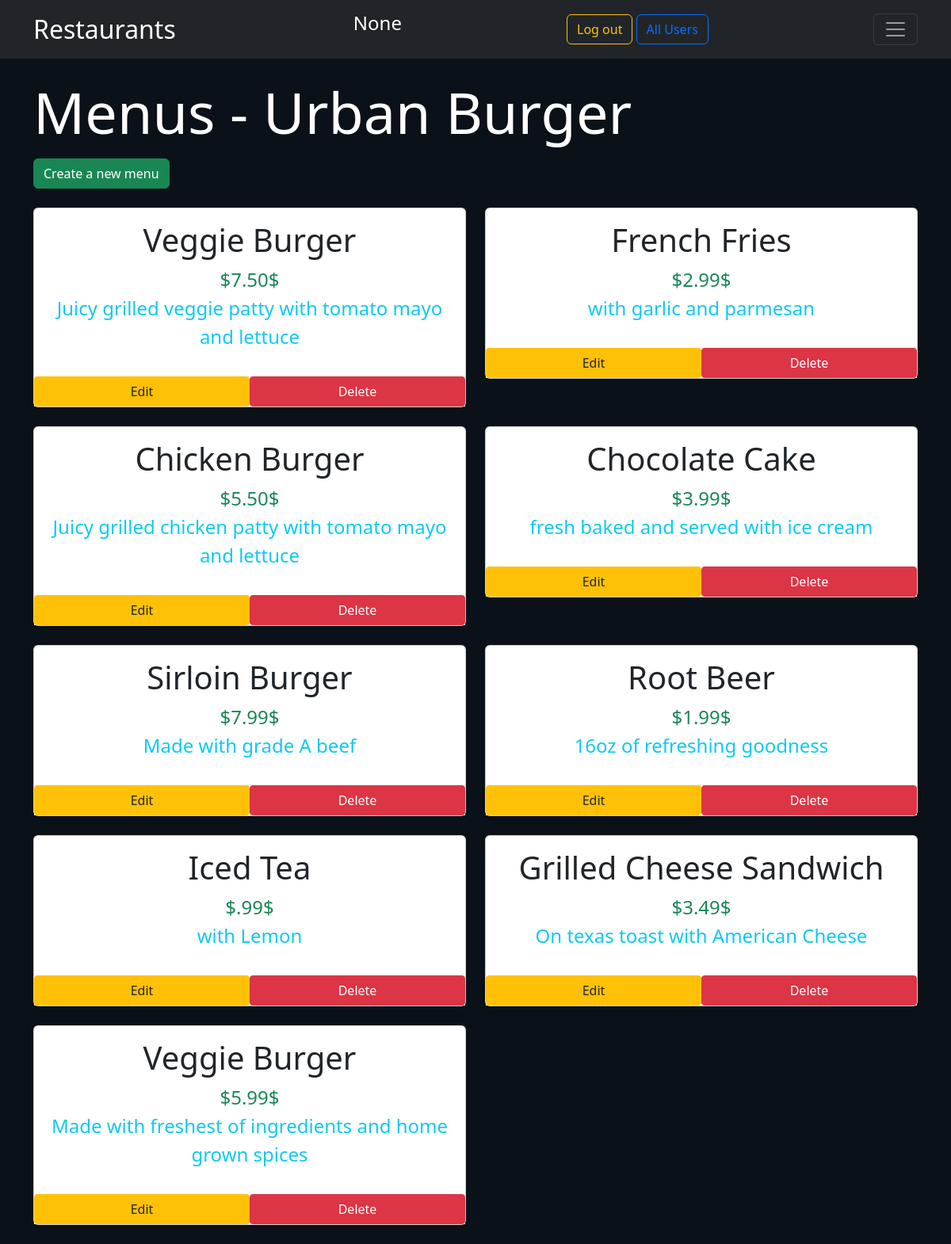
Page /restaurant/1/menu on the committed database.
### restaurants/sql/models.py (models this page shows, shortened)
class Restaurant(Base):
    __tablename__ = 'restaurant'
    id = Column(Integer, primary_key = True)
    name = Column(String(80), nullable = False)
    user_id = Column(Integer, ForeignKey('user.id'))
    user = relationship(User)

class Menu(Base):
    __tablename__ = 'menu_item'
    name = Column(String(80), nullable = False)
    id = Column(Integer, primary_key = True)
    course = Column(String(250))
    description = Column(String(250))
    price = Column(String(8))
    restaurant_id = Column(Integer, ForeignKey('restaurant.id'))
    restaurant = relationship(Restaurant)
    user_id = Column(Integer, ForeignKey('user.id'))
    user = relationship(User)

### restaurants/routes.py (the view)
@app.route('/restaurant/<int:restaurant_id>')
@app.route('/restaurant/<int:restaurant_id>/menu', methods=['GET'])
def showMenu(restaurant_id):
    try:
        restaurant = cursor.query(Restaurant).get(restaurant_id)
        menus = cursor.query(Menu).filter_by(restaurant_id=restaurant_id).all()
    except:
        return redirect(url_for('errorRestaurant', error='Retrieving menus or restaurant'))
    return render_template('menu.html', restaurant=restaurant, menus=menus, login=login, userLogged = session["name"] if "google_id" in session else None)

### restaurants/templates/menu.html
{% extends 'layout.html' %}
{% block content %}
    <div>
        <h1 class="display-2 text-white">Menus - {{restaurant.name}}</h1>
        <a role="button" class="btn btn-success btn-md text-white mt-2" href="{{url_for('newMenuItem', restaurant_id=restaurant.id)}}">Create a new menu</a>
    </div>
    <div class="row mt-4">
    {% if menus %}
        {% for menu in menus %}
        <div class="col-xl-6 mb-4">
            <div class="card">
            <div class="card-body" >
                    <h2 class="text-center fs-1">{{ menu.name }}</h2>
                    <p class="text-center text-success fs-4 mb-0 mt-1">{{menu.price}}$</p>
                    <p class="text-center text-info fs-4 mt-0">{{menu.description}}</p>
            </div>
            <div class="d-flex bg-light mb-0">
                <a
                class="btn btn-warning m-0 rounded-1 text-reset w-50"
                href="{{url_for('editMenuItem', restaurant_id=restaurant.id, menu_id=menu.id)}}"
                role="button"
                >Edit
                </a>
                <a
                class="btn btn-danger m-0 rounded-1 text-white w-50"
                href="{{url_for('deleteMenuItem', restaurant_id=restaurant.id, menu_id=menu.id)}}"
                role="button"
                >Delete</a>
            </div>
            </div>
        </div>
        {% endfor %}
    {% endif %}
    </div>
{% endblock %}

### rows in the picture
Restaurant: name "Urban Burger"
Menu: name "Veggie Burger", price "$7.50", description "Juicy grilled veggie patty with tomato mayo and lettuce"
Menu: name "French Fries", price "$2.99", description "with garlic and parmesan"
Menu: name "Chicken Burger", price "$5.50", description "Juicy grilled chicken patty with tomato mayo and lettuce"
Menu: name "Chocolate Cake", price "$3.99", description "fresh baked and served with ice cream"
Menu: name "Sirloin Burger", price "$7.99", description "Made with grade A beef"
Menu: name "Root Beer", price "$1.99", description "16oz of refreshing goodness"
Menu: name "Iced Tea", price "$.99", description "with Lemon"
Menu: name "Grilled Cheese Sandwich", price "$3.49", description "On texas toast with American Cheese"
Menu: name "Veggie Burger", price "$5.99", description "Made with freshest of ingredients and home grown spices"

### other values in the picture
{{ userLogged }} "None"
